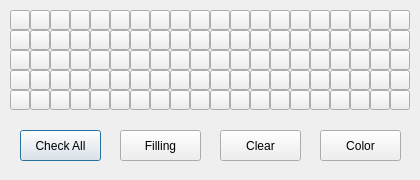
<?xml version="1.0" encoding="UTF-8"?>
<ui version="4.0">
 <class>Mode0Dlg</class>
 <widget class="QDialog" name="Mode0Dlg">
  <property name="windowModality">
   <enum>Qt::WindowModal</enum>
  </property>
  <property name="geometry">
   <rect>
    <x>0</x>
    <y>0</y>
    <width>420</width>
    <height>180</height>
   </rect>
  </property>
  <property name="minimumSize">
   <size>
    <width>420</width>
    <height>180</height>
   </size>
  </property>
  <property name="maximumSize">
   <size>
    <width>420</width>
    <height>180</height>
   </size>
  </property>
  <property name="focusPolicy">
   <enum>Qt::StrongFocus</enum>
  </property>
  <property name="windowTitle">
   <string>Customize Display</string>
  </property>
  <property name="windowIcon">
   <iconset>
    <normaloff>app.ico</normaloff>app.ico</iconset>
  </property>
  <widget class="QWidget" name="widget" native="true">
   <property name="geometry">
    <rect>
     <x>10</x>
     <y>10</y>
     <width>401</width>
     <height>101</height>
    </rect>
   </property>
   <widget class="QPushButton" name="pushButton_00">
    <property name="geometry">
     <rect>
      <x>0</x>
      <y>80</y>
      <width>20</width>
      <height>20</height>
     </rect>
    </property>
    <property name="focusPolicy">
     <enum>Qt::NoFocus</enum>
    </property>
    <property name="text">
     <string/>
    </property>
    <property name="checkable">
     <bool>false</bool>
    </property>
   </widget>
   <widget class="QPushButton" name="pushButton_01">
    <property name="geometry">
     <rect>
      <x>0</x>
      <y>60</y>
      <width>20</width>
      <height>20</height>
     </rect>
    </property>
    <property name="focusPolicy">
     <enum>Qt::NoFocus</enum>
    </property>
    <property name="text">
     <string/>
    </property>
    <property name="checkable">
     <bool>false</bool>
    </property>
   </widget>
   <widget class="QPushButton" name="pushButton_02">
    <property name="geometry">
     <rect>
      <x>0</x>
      <y>40</y>
      <width>20</width>
      <height>20</height>
     </rect>
    </property>
    <property name="focusPolicy">
     <enum>Qt::NoFocus</enum>
    </property>
    <property name="text">
     <string/>
    </property>
    <property name="checkable">
     <bool>false</bool>
    </property>
   </widget>
   <widget class="QPushButton" name="pushButton_03">
    <property name="geometry">
     <rect>
      <x>0</x>
      <y>20</y>
      <width>20</width>
      <height>20</height>
     </rect>
    </property>
    <property name="focusPolicy">
     <enum>Qt::NoFocus</enum>
    </property>
    <property name="text">
     <string/>
    </property>
    <property name="checkable">
     <bool>false</bool>
    </property>
   </widget>
   <widget class="QPushButton" name="pushButton_04">
    <property name="geometry">
     <rect>
      <x>0</x>
      <y>0</y>
      <width>20</width>
      <height>20</height>
     </rect>
    </property>
    <property name="focusPolicy">
     <enum>Qt::NoFocus</enum>
    </property>
    <property name="text">
     <string/>
    </property>
    <property name="checkable">
     <bool>false</bool>
    </property>
   </widget>
   <widget class="QPushButton" name="pushButton_05">
    <property name="geometry">
     <rect>
      <x>20</x>
      <y>0</y>
      <width>20</width>
      <height>20</height>
     </rect>
    </property>
    <property name="focusPolicy">
     <enum>Qt::NoFocus</enum>
    </property>
    <property name="text">
     <string/>
    </property>
    <property name="checkable">
     <bool>false</bool>
    </property>
   </widget>
   <widget class="QPushButton" name="pushButton_06">
    <property name="geometry">
     <rect>
      <x>20</x>
      <y>20</y>
      <width>20</width>
      <height>20</height>
     </rect>
    </property>
    <property name="focusPolicy">
     <enum>Qt::NoFocus</enum>
    </property>
    <property name="text">
     <string/>
    </property>
    <property name="checkable">
     <bool>false</bool>
    </property>
   </widget>
   <widget class="QPushButton" name="pushButton_07">
    <property name="geometry">
     <rect>
      <x>20</x>
      <y>40</y>
      <width>20</width>
      <height>20</height>
     </rect>
    </property>
    <property name="focusPolicy">
     <enum>Qt::NoFocus</enum>
    </property>
    <property name="text">
     <string/>
    </property>
    <property name="checkable">
     <bool>false</bool>
    </property>
   </widget>
   <widget class="QPushButton" name="pushButton_08">
    <property name="geometry">
     <rect>
      <x>20</x>
      <y>60</y>
      <width>20</width>
      <height>20</height>
     </rect>
    </property>
    <property name="focusPolicy">
     <enum>Qt::NoFocus</enum>
    </property>
    <property name="text">
     <string/>
    </property>
    <property name="checkable">
     <bool>false</bool>
    </property>
   </widget>
   <widget class="QPushButton" name="pushButton_09">
    <property name="geometry">
     <rect>
      <x>20</x>
      <y>80</y>
      <width>20</width>
      <height>20</height>
     </rect>
    </property>
    <property name="focusPolicy">
     <enum>Qt::NoFocus</enum>
    </property>
    <property name="text">
     <string/>
    </property>
    <property name="checkable">
     <bool>false</bool>
    </property>
   </widget>
   <widget class="QPushButton" name="pushButton_10">
    <property name="geometry">
     <rect>
      <x>40</x>
      <y>80</y>
      <width>20</width>
      <height>20</height>
     </rect>
    </property>
    <property name="focusPolicy">
     <enum>Qt::NoFocus</enum>
    </property>
    <property name="text">
     <string/>
    </property>
    <property name="checkable">
     <bool>false</bool>
    </property>
   </widget>
   <widget class="QPushButton" name="pushButton_11">
    <property name="geometry">
     <rect>
      <x>40</x>
      <y>60</y>
      <width>20</width>
      <height>20</height>
     </rect>
    </property>
    <property name="focusPolicy">
     <enum>Qt::NoFocus</enum>
    </property>
    <property name="text">
     <string/>
    </property>
    <property name="checkable">
     <bool>false</bool>
    </property>
   </widget>
   <widget class="QPushButton" name="pushButton_12">
    <property name="geometry">
     <rect>
      <x>40</x>
      <y>40</y>
      <width>20</width>
      <height>20</height>
     </rect>
    </property>
    <property name="focusPolicy">
     <enum>Qt::NoFocus</enum>
    </property>
    <property name="text">
     <string/>
    </property>
    <property name="checkable">
     <bool>false</bool>
    </property>
   </widget>
   <widget class="QPushButton" name="pushButton_13">
    <property name="geometry">
     <rect>
      <x>40</x>
      <y>20</y>
      <width>20</width>
      <height>20</height>
     </rect>
    </property>
    <property name="focusPolicy">
     <enum>Qt::NoFocus</enum>
    </property>
    <property name="text">
     <string/>
    </property>
    <property name="checkable">
     <bool>false</bool>
    </property>
   </widget>
   <widget class="QPushButton" name="pushButton_14">
    <property name="geometry">
     <rect>
      <x>40</x>
      <y>0</y>
      <width>20</width>
      <height>20</height>
     </rect>
    </property>
    <property name="focusPolicy">
     <enum>Qt::NoFocus</enum>
    </property>
    <property name="text">
     <string/>
    </property>
    <property name="checkable">
     <bool>false</bool>
    </property>
   </widget>
   <widget class="QPushButton" name="pushButton_15">
    <property name="geometry">
     <rect>
      <x>60</x>
      <y>0</y>
      <width>20</width>
      <height>20</height>
     </rect>
    </property>
    <property name="focusPolicy">
     <enum>Qt::NoFocus</enum>
    </property>
    <property name="text">
     <string/>
    </property>
    <property name="checkable">
     <bool>false</bool>
    </property>
   </widget>
   <widget class="QPushButton" name="pushButton_16">
    <property name="geometry">
     <rect>
      <x>60</x>
      <y>20</y>
      <width>20</width>
      <height>20</height>
     </rect>
    </property>
    <property name="focusPolicy">
     <enum>Qt::NoFocus</enum>
    </property>
    <property name="text">
     <string/>
    </property>
    <property name="checkable">
     <bool>false</bool>
    </property>
   </widget>
   <widget class="QPushButton" name="pushButton_17">
    <property name="geometry">
     <rect>
      <x>60</x>
      <y>40</y>
      <width>20</width>
      <height>20</height>
     </rect>
    </property>
    <property name="focusPolicy">
     <enum>Qt::NoFocus</enum>
    </property>
    <property name="text">
     <string/>
    </property>
    <property name="checkable">
     <bool>false</bool>
    </property>
   </widget>
   <widget class="QPushButton" name="pushButton_18">
    <property name="geometry">
     <rect>
      <x>60</x>
      <y>60</y>
      <width>20</width>
      <height>20</height>
     </rect>
    </property>
    <property name="focusPolicy">
     <enum>Qt::NoFocus</enum>
    </property>
    <property name="text">
     <string/>
    </property>
    <property name="checkable">
     <bool>false</bool>
    </property>
   </widget>
   <widget class="QPushButton" name="pushButton_19">
    <property name="geometry">
     <rect>
      <x>60</x>
      <y>80</y>
      <width>20</width>
      <height>20</height>
     </rect>
    </property>
    <property name="focusPolicy">
     <enum>Qt::NoFocus</enum>
    </property>
    <property name="text">
     <string/>
    </property>
    <property name="checkable">
     <bool>false</bool>
    </property>
   </widget>
   <widget class="QPushButton" name="pushButton_20">
    <property name="geometry">
     <rect>
      <x>80</x>
      <y>80</y>
      <width>20</width>
      <height>20</height>
     </rect>
    </property>
    <property name="focusPolicy">
     <enum>Qt::NoFocus</enum>
    </property>
    <property name="text">
     <string/>
    </property>
    <property name="checkable">
     <bool>false</bool>
    </property>
   </widget>
   <widget class="QPushButton" name="pushButton_21">
    <property name="geometry">
     <rect>
      <x>80</x>
      <y>60</y>
      <width>20</width>
      <height>20</height>
     </rect>
    </property>
    <property name="focusPolicy">
     <enum>Qt::NoFocus</enum>
    </property>
    <property name="text">
     <string/>
    </property>
    <property name="checkable">
     <bool>false</bool>
    </property>
   </widget>
   <widget class="QPushButton" name="pushButton_22">
    <property name="geometry">
     <rect>
      <x>80</x>
      <y>40</y>
      <width>20</width>
      <height>20</height>
     </rect>
    </property>
    <property name="focusPolicy">
     <enum>Qt::NoFocus</enum>
    </property>
    <property name="text">
     <string/>
    </property>
    <property name="checkable">
     <bool>false</bool>
    </property>
   </widget>
   <widget class="QPushButton" name="pushButton_23">
    <property name="geometry">
     <rect>
      <x>80</x>
      <y>20</y>
      <width>20</width>
      <height>20</height>
     </rect>
    </property>
    <property name="focusPolicy">
     <enum>Qt::NoFocus</enum>
    </property>
    <property name="text">
     <string/>
    </property>
    <property name="checkable">
     <bool>false</bool>
    </property>
   </widget>
   <widget class="QPushButton" name="pushButton_24">
    <property name="geometry">
     <rect>
      <x>80</x>
      <y>0</y>
      <width>20</width>
      <height>20</height>
     </rect>
    </property>
    <property name="focusPolicy">
     <enum>Qt::NoFocus</enum>
    </property>
    <property name="text">
     <string/>
    </property>
    <property name="checkable">
     <bool>false</bool>
    </property>
   </widget>
   <widget class="QPushButton" name="pushButton_25">
    <property name="geometry">
     <rect>
      <x>100</x>
      <y>0</y>
      <width>20</width>
      <height>20</height>
     </rect>
    </property>
    <property name="focusPolicy">
     <enum>Qt::NoFocus</enum>
    </property>
    <property name="text">
     <string/>
    </property>
    <property name="checkable">
     <bool>false</bool>
    </property>
   </widget>
   <widget class="QPushButton" name="pushButton_26">
    <property name="geometry">
     <rect>
      <x>100</x>
      <y>20</y>
      <width>20</width>
      <height>20</height>
     </rect>
    </property>
    <property name="focusPolicy">
     <enum>Qt::NoFocus</enum>
    </property>
    <property name="text">
     <string/>
    </property>
    <property name="checkable">
     <bool>false</bool>
    </property>
   </widget>
   <widget class="QPushButton" name="pushButton_27">
    <property name="geometry">
     <rect>
      <x>100</x>
      <y>40</y>
      <width>20</width>
      <height>20</height>
     </rect>
    </property>
    <property name="focusPolicy">
     <enum>Qt::NoFocus</enum>
    </property>
    <property name="text">
     <string/>
    </property>
    <property name="checkable">
     <bool>false</bool>
    </property>
   </widget>
   <widget class="QPushButton" name="pushButton_28">
    <property name="geometry">
     <rect>
      <x>100</x>
      <y>60</y>
      <width>20</width>
      <height>20</height>
     </rect>
    </property>
    <property name="focusPolicy">
     <enum>Qt::NoFocus</enum>
    </property>
    <property name="text">
     <string/>
    </property>
    <property name="checkable">
     <bool>false</bool>
    </property>
   </widget>
   <widget class="QPushButton" name="pushButton_29">
    <property name="geometry">
     <rect>
      <x>100</x>
      <y>80</y>
      <width>20</width>
      <height>20</height>
     </rect>
    </property>
    <property name="focusPolicy">
     <enum>Qt::NoFocus</enum>
    </property>
    <property name="text">
     <string/>
    </property>
    <property name="checkable">
     <bool>false</bool>
    </property>
   </widget>
   <widget class="QPushButton" name="pushButton_30">
    <property name="geometry">
     <rect>
      <x>120</x>
      <y>80</y>
      <width>20</width>
      <height>20</height>
     </rect>
    </property>
    <property name="focusPolicy">
     <enum>Qt::NoFocus</enum>
    </property>
    <property name="text">
     <string/>
    </property>
    <property name="checkable">
     <bool>false</bool>
    </property>
   </widget>
   <widget class="QPushButton" name="pushButton_31">
    <property name="geometry">
     <rect>
      <x>120</x>
      <y>60</y>
      <width>20</width>
      <height>20</height>
     </rect>
    </property>
    <property name="focusPolicy">
     <enum>Qt::NoFocus</enum>
    </property>
    <property name="text">
     <string/>
    </property>
    <property name="checkable">
     <bool>false</bool>
    </property>
   </widget>
   <widget class="QPushButton" name="pushButton_32">
    <property name="geometry">
     <rect>
      <x>120</x>
      <y>40</y>
      <width>20</width>
      <height>20</height>
     </rect>
    </property>
    <property name="focusPolicy">
     <enum>Qt::NoFocus</enum>
    </property>
    <property name="text">
     <string/>
    </property>
    <property name="checkable">
     <bool>false</bool>
    </property>
   </widget>
   <widget class="QPushButton" name="pushButton_33">
    <property name="geometry">
     <rect>
      <x>120</x>
      <y>20</y>
      <width>20</width>
      <height>20</height>
     </rect>
    </property>
    <property name="focusPolicy">
     <enum>Qt::NoFocus</enum>
    </property>
    <property name="text">
     <string/>
    </property>
    <property name="checkable">
     <bool>false</bool>
    </property>
   </widget>
   <widget class="QPushButton" name="pushButton_34">
    <property name="geometry">
     <rect>
      <x>120</x>
      <y>0</y>
      <width>20</width>
      <height>20</height>
     </rect>
    </property>
    <property name="focusPolicy">
     <enum>Qt::NoFocus</enum>
    </property>
    <property name="text">
     <string/>
    </property>
    <property name="checkable">
     <bool>false</bool>
    </property>
   </widget>
   <widget class="QPushButton" name="pushButton_35">
    <property name="geometry">
     <rect>
      <x>140</x>
      <y>0</y>
      <width>20</width>
      <height>20</height>
     </rect>
    </property>
    <property name="focusPolicy">
     <enum>Qt::NoFocus</enum>
    </property>
    <property name="text">
     <string/>
    </property>
    <property name="checkable">
     <bool>false</bool>
    </property>
   </widget>
   <widget class="QPushButton" name="pushButton_36">
    <property name="geometry">
     <rect>
      <x>140</x>
      <y>20</y>
      <width>20</width>
      <height>20</height>
     </rect>
    </property>
    <property name="focusPolicy">
     <enum>Qt::NoFocus</enum>
    </property>
    <property name="text">
     <string/>
    </property>
    <property name="checkable">
     <bool>false</bool>
    </property>
   </widget>
   <widget class="QPushButton" name="pushButton_37">
    <property name="geometry">
     <rect>
      <x>140</x>
      <y>40</y>
      <width>20</width>
      <height>20</height>
     </rect>
    </property>
    <property name="focusPolicy">
     <enum>Qt::NoFocus</enum>
    </property>
    <property name="text">
     <string/>
    </property>
    <property name="checkable">
     <bool>false</bool>
    </property>
   </widget>
   <widget class="QPushButton" name="pushButton_38">
    <property name="geometry">
     <rect>
      <x>140</x>
      <y>60</y>
      <width>20</width>
      <height>20</height>
     </rect>
    </property>
    <property name="focusPolicy">
     <enum>Qt::NoFocus</enum>
    </property>
    <property name="text">
     <string/>
    </property>
    <property name="checkable">
     <bool>false</bool>
    </property>
   </widget>
   <widget class="QPushButton" name="pushButton_39">
    <property name="geometry">
     <rect>
      <x>140</x>
      <y>80</y>
      <width>20</width>
      <height>20</height>
     </rect>
    </property>
    <property name="focusPolicy">
     <enum>Qt::NoFocus</enum>
    </property>
    <property name="text">
     <string/>
    </property>
    <property name="checkable">
     <bool>false</bool>
    </property>
   </widget>
   <widget class="QPushButton" name="pushButton_40">
    <property name="geometry">
     <rect>
      <x>160</x>
      <y>80</y>
      <width>20</width>
      <height>20</height>
     </rect>
    </property>
    <property name="focusPolicy">
     <enum>Qt::NoFocus</enum>
    </property>
    <property name="text">
     <string/>
    </property>
    <property name="checkable">
     <bool>false</bool>
    </property>
   </widget>
   <widget class="QPushButton" name="pushButton_41">
    <property name="geometry">
     <rect>
      <x>160</x>
      <y>60</y>
      <width>20</width>
      <height>20</height>
     </rect>
    </property>
    <property name="focusPolicy">
     <enum>Qt::NoFocus</enum>
    </property>
    <property name="text">
     <string/>
    </property>
    <property name="checkable">
     <bool>false</bool>
    </property>
   </widget>
   <widget class="QPushButton" name="pushButton_42">
    <property name="geometry">
     <rect>
      <x>160</x>
      <y>40</y>
      <width>20</width>
      <height>20</height>
     </rect>
    </property>
    <property name="focusPolicy">
     <enum>Qt::NoFocus</enum>
    </property>
    <property name="text">
     <string/>
    </property>
    <property name="checkable">
     <bool>false</bool>
    </property>
   </widget>
   <widget class="QPushButton" name="pushButton_43">
    <property name="geometry">
     <rect>
      <x>160</x>
      <y>20</y>
      <width>20</width>
      <height>20</height>
     </rect>
    </property>
    <property name="focusPolicy">
     <enum>Qt::NoFocus</enum>
    </property>
    <property name="text">
     <string/>
    </property>
    <property name="checkable">
     <bool>false</bool>
    </property>
   </widget>
   <widget class="QPushButton" name="pushButton_44">
    <property name="geometry">
     <rect>
      <x>160</x>
      <y>0</y>
      <width>20</width>
      <height>20</height>
     </rect>
    </property>
    <property name="focusPolicy">
     <enum>Qt::NoFocus</enum>
    </property>
    <property name="text">
     <string/>
    </property>
    <property name="checkable">
     <bool>false</bool>
    </property>
   </widget>
   <widget class="QPushButton" name="pushButton_45">
    <property name="geometry">
     <rect>
      <x>180</x>
      <y>0</y>
      <width>20</width>
      <height>20</height>
     </rect>
    </property>
    <property name="focusPolicy">
     <enum>Qt::NoFocus</enum>
    </property>
    <property name="text">
     <string/>
    </property>
    <property name="checkable">
     <bool>false</bool>
    </property>
   </widget>
   <widget class="QPushButton" name="pushButton_46">
    <property name="geometry">
     <rect>
      <x>180</x>
      <y>20</y>
      <width>20</width>
      <height>20</height>
     </rect>
    </property>
    <property name="focusPolicy">
     <enum>Qt::NoFocus</enum>
    </property>
    <property name="text">
     <string/>
    </property>
    <property name="checkable">
     <bool>false</bool>
    </property>
   </widget>
   <widget class="QPushButton" name="pushButton_47">
    <property name="geometry">
     <rect>
      <x>180</x>
      <y>40</y>
      <width>20</width>
      <height>20</height>
     </rect>
    </property>
    <property name="focusPolicy">
     <enum>Qt::NoFocus</enum>
    </property>
    <property name="text">
     <string/>
    </property>
    <property name="checkable">
     <bool>false</bool>
    </property>
   </widget>
   <widget class="QPushButton" name="pushButton_48">
    <property name="geometry">
     <rect>
      <x>180</x>
      <y>60</y>
      <width>20</width>
      <height>20</height>
     </rect>
    </property>
    <property name="focusPolicy">
     <enum>Qt::NoFocus</enum>
    </property>
    <property name="text">
     <string/>
    </property>
    <property name="checkable">
     <bool>false</bool>
    </property>
   </widget>
   <widget class="QPushButton" name="pushButton_49">
    <property name="geometry">
     <rect>
      <x>180</x>
      <y>80</y>
      <width>20</width>
      <height>20</height>
     </rect>
    </property>
    <property name="focusPolicy">
     <enum>Qt::NoFocus</enum>
    </property>
    <property name="text">
     <string/>
    </property>
    <property name="checkable">
     <bool>false</bool>
    </property>
   </widget>
   <widget class="QPushButton" name="pushButton_50">
    <property name="geometry">
     <rect>
      <x>200</x>
      <y>80</y>
      <width>20</width>
      <height>20</height>
     </rect>
    </property>
    <property name="focusPolicy">
     <enum>Qt::NoFocus</enum>
    </property>
    <property name="text">
     <string/>
    </property>
    <property name="checkable">
     <bool>false</bool>
    </property>
   </widget>
   <widget class="QPushButton" name="pushButton_51">
    <property name="geometry">
     <rect>
      <x>200</x>
      <y>60</y>
      <width>20</width>
      <height>20</height>
     </rect>
    </property>
    <property name="focusPolicy">
     <enum>Qt::NoFocus</enum>
    </property>
    <property name="text">
     <string/>
    </property>
    <property name="checkable">
     <bool>false</bool>
    </property>
   </widget>
   <widget class="QPushButton" name="pushButton_52">
    <property name="geometry">
     <rect>
      <x>200</x>
      <y>40</y>
      <width>20</width>
      <height>20</height>
     </rect>
    </property>
    <property name="focusPolicy">
     <enum>Qt::NoFocus</enum>
    </property>
    <property name="text">
     <string/>
    </property>
    <property name="checkable">
     <bool>false</bool>
    </property>
   </widget>
   <widget class="QPushButton" name="pushButton_53">
    <property name="geometry">
     <rect>
      <x>200</x>
      <y>20</y>
      <width>20</width>
      <height>20</height>
     </rect>
    </property>
    <property name="focusPolicy">
     <enum>Qt::NoFocus</enum>
    </property>
    <property name="text">
     <string/>
    </property>
    <property name="checkable">
     <bool>false</bool>
    </property>
   </widget>
   <widget class="QPushButton" name="pushButton_54">
    <property name="geometry">
     <rect>
      <x>200</x>
      <y>0</y>
      <width>20</width>
      <height>20</height>
     </rect>
    </property>
    <property name="focusPolicy">
     <enum>Qt::NoFocus</enum>
    </property>
    <property name="text">
     <string/>
    </property>
    <property name="checkable">
     <bool>false</bool>
    </property>
   </widget>
   <widget class="QPushButton" name="pushButton_55">
    <property name="geometry">
     <rect>
      <x>220</x>
      <y>0</y>
      <width>20</width>
      <height>20</height>
     </rect>
    </property>
    <property name="focusPolicy">
     <enum>Qt::NoFocus</enum>
    </property>
    <property name="text">
     <string/>
    </property>
    <property name="checkable">
     <bool>false</bool>
    </property>
   </widget>
   <widget class="QPushButton" name="pushButton_56">
    <property name="geometry">
     <rect>
      <x>220</x>
      <y>20</y>
      <width>20</width>
      <height>20</height>
     </rect>
    </property>
    <property name="focusPolicy">
     <enum>Qt::NoFocus</enum>
    </property>
    <property name="text">
     <string/>
    </property>
    <property name="checkable">
     <bool>false</bool>
    </property>
   </widget>
   <widget class="QPushButton" name="pushButton_57">
    <property name="geometry">
     <rect>
      <x>220</x>
      <y>40</y>
      <width>20</width>
      <height>20</height>
     </rect>
    </property>
    <property name="focusPolicy">
     <enum>Qt::NoFocus</enum>
    </property>
    <property name="text">
     <string/>
    </property>
    <property name="checkable">
     <bool>false</bool>
    </property>
   </widget>
   <widget class="QPushButton" name="pushButton_58">
    <property name="geometry">
     <rect>
      <x>220</x>
      <y>60</y>
      <width>20</width>
      <height>20</height>
     </rect>
    </property>
    <property name="focusPolicy">
     <enum>Qt::NoFocus</enum>
    </property>
    <property name="text">
     <string/>
    </property>
    <property name="checkable">
     <bool>false</bool>
    </property>
   </widget>
   <widget class="QPushButton" name="pushButton_59">
    <property name="geometry">
     <rect>
      <x>220</x>
      <y>80</y>
      <width>20</width>
      <height>20</height>
     </rect>
    </property>
    <property name="focusPolicy">
     <enum>Qt::NoFocus</enum>
    </property>
    <property name="text">
     <string/>
    </property>
    <property name="checkable">
     <bool>false</bool>
    </property>
   </widget>
   <widget class="QPushButton" name="pushButton_60">
    <property name="geometry">
     <rect>
      <x>240</x>
      <y>80</y>
      <width>20</width>
      <height>20</height>
     </rect>
    </property>
    <property name="focusPolicy">
     <enum>Qt::NoFocus</enum>
    </property>
    <property name="text">
     <string/>
    </property>
    <property name="checkable">
     <bool>false</bool>
    </property>
   </widget>
   <widget class="QPushButton" name="pushButton_61">
    <property name="geometry">
     <rect>
      <x>240</x>
      <y>60</y>
      <width>20</width>
      <height>20</height>
     </rect>
    </property>
    <property name="focusPolicy">
     <enum>Qt::NoFocus</enum>
    </property>
    <property name="text">
     <string/>
    </property>
    <property name="checkable">
     <bool>false</bool>
    </property>
   </widget>
   <widget class="QPushButton" name="pushButton_62">
    <property name="geometry">
     <rect>
      <x>240</x>
      <y>40</y>
      <width>20</width>
      <height>20</height>
     </rect>
    </property>
    <property name="focusPolicy">
     <enum>Qt::NoFocus</enum>
    </property>
    <property name="text">
     <string/>
    </property>
    <property name="checkable">
     <bool>false</bool>
    </property>
   </widget>
   <widget class="QPushButton" name="pushButton_63">
    <property name="geometry">
     <rect>
      <x>240</x>
      <y>20</y>
      <width>20</width>
      <height>20</height>
     </rect>
    </property>
    <property name="focusPolicy">
     <enum>Qt::NoFocus</enum>
    </property>
    <property name="text">
     <string/>
    </property>
    <property name="checkable">
     <bool>false</bool>
    </property>
   </widget>
   <widget class="QPushButton" name="pushButton_64">
    <property name="geometry">
     <rect>
      <x>240</x>
      <y>0</y>
      <width>20</width>
      <height>20</height>
     </rect>
    </property>
    <property name="focusPolicy">
     <enum>Qt::NoFocus</enum>
    </property>
    <property name="text">
     <string/>
    </property>
    <property name="checkable">
     <bool>false</bool>
    </property>
   </widget>
   <widget class="QPushButton" name="pushButton_65">
    <property name="geometry">
     <rect>
      <x>260</x>
      <y>0</y>
      <width>20</width>
      <height>20</height>
     </rect>
    </property>
    <property name="focusPolicy">
     <enum>Qt::NoFocus</enum>
    </property>
    <property name="text">
     <string/>
    </property>
    <property name="checkable">
     <bool>false</bool>
    </property>
   </widget>
   <widget class="QPushButton" name="pushButton_66">
    <property name="geometry">
     <rect>
      <x>260</x>
      <y>20</y>
      <width>20</width>
      <height>20</height>
     </rect>
    </property>
    <property name="focusPolicy">
     <enum>Qt::NoFocus</enum>
    </property>
    <property name="text">
     <string/>
    </property>
    <property name="checkable">
     <bool>false</bool>
    </property>
   </widget>
   <widget class="QPushButton" name="pushButton_67">
    <property name="geometry">
     <rect>
      <x>260</x>
      <y>40</y>
      <width>20</width>
      <height>20</height>
     </rect>
    </property>
    <property name="focusPolicy">
     <enum>Qt::NoFocus</enum>
    </property>
    <property name="text">
     <string/>
    </property>
    <property name="checkable">
     <bool>false</bool>
    </property>
   </widget>
   <widget class="QPushButton" name="pushButton_68">
    <property name="geometry">
     <rect>
      <x>260</x>
      <y>60</y>
      <width>20</width>
      <height>20</height>
     </rect>
    </property>
    <property name="focusPolicy">
     <enum>Qt::NoFocus</enum>
    </property>
    <property name="text">
     <string/>
    </property>
    <property name="checkable">
     <bool>false</bool>
    </property>
   </widget>
   <widget class="QPushButton" name="pushButton_69">
    <property name="geometry">
     <rect>
      <x>260</x>
      <y>80</y>
      <width>20</width>
      <height>20</height>
     </rect>
    </property>
    <property name="focusPolicy">
     <enum>Qt::NoFocus</enum>
    </property>
    <property name="text">
     <string/>
    </property>
    <property name="checkable">
     <bool>false</bool>
    </property>
   </widget>
   <widget class="QPushButton" name="pushButton_70">
    <property name="geometry">
     <rect>
      <x>280</x>
      <y>80</y>
      <width>20</width>
      <height>20</height>
     </rect>
    </property>
    <property name="focusPolicy">
     <enum>Qt::NoFocus</enum>
    </property>
    <property name="text">
     <string/>
    </property>
    <property name="checkable">
     <bool>false</bool>
    </property>
   </widget>
   <widget class="QPushButton" name="pushButton_71">
    <property name="geometry">
     <rect>
      <x>280</x>
      <y>60</y>
      <width>20</width>
      <height>20</height>
     </rect>
    </property>
    <property name="focusPolicy">
     <enum>Qt::NoFocus</enum>
    </property>
    <property name="text">
     <string/>
    </property>
    <property name="checkable">
     <bool>false</bool>
    </property>
   </widget>
   <widget class="QPushButton" name="pushButton_72">
    <property name="geometry">
     <rect>
      <x>280</x>
      <y>40</y>
      <width>20</width>
      <height>20</height>
     </rect>
    </property>
    <property name="focusPolicy">
     <enum>Qt::NoFocus</enum>
    </property>
    <property name="text">
     <string/>
    </property>
    <property name="checkable">
     <bool>false</bool>
    </property>
   </widget>
   <widget class="QPushButton" name="pushButton_73">
    <property name="geometry">
     <rect>
      <x>280</x>
      <y>20</y>
      <width>20</width>
      <height>20</height>
     </rect>
    </property>
    <property name="focusPolicy">
     <enum>Qt::NoFocus</enum>
    </property>
    <property name="text">
     <string/>
    </property>
    <property name="checkable">
     <bool>false</bool>
    </property>
   </widget>
   <widget class="QPushButton" name="pushButton_74">
    <property name="geometry">
     <rect>
      <x>280</x>
      <y>0</y>
      <width>20</width>
      <height>20</height>
     </rect>
    </property>
    <property name="focusPolicy">
     <enum>Qt::NoFocus</enum>
    </property>
    <property name="text">
     <string/>
    </property>
    <property name="checkable">
     <bool>false</bool>
    </property>
   </widget>
   <widget class="QPushButton" name="pushButton_75">
    <property name="geometry">
     <rect>
      <x>300</x>
      <y>0</y>
      <width>20</width>
      <height>20</height>
     </rect>
    </property>
    <property name="focusPolicy">
     <enum>Qt::NoFocus</enum>
    </property>
    <property name="text">
     <string/>
    </property>
    <property name="checkable">
     <bool>false</bool>
    </property>
   </widget>
   <widget class="QPushButton" name="pushButton_76">
    <property name="geometry">
     <rect>
      <x>300</x>
      <y>20</y>
      <width>20</width>
      <height>20</height>
     </rect>
    </property>
    <property name="focusPolicy">
     <enum>Qt::NoFocus</enum>
    </property>
    <property name="text">
     <string/>
    </property>
    <property name="checkable">
     <bool>false</bool>
    </property>
   </widget>
   <widget class="QPushButton" name="pushButton_77">
    <property name="geometry">
     <rect>
      <x>300</x>
      <y>40</y>
      <width>20</width>
      <height>20</height>
     </rect>
    </property>
    <property name="focusPolicy">
     <enum>Qt::NoFocus</enum>
    </property>
    <property name="text">
     <string/>
    </property>
    <property name="checkable">
     <bool>false</bool>
    </property>
   </widget>
   <widget class="QPushButton" name="pushButton_78">
    <property name="geometry">
     <rect>
      <x>300</x>
      <y>60</y>
      <width>20</width>
      <height>20</height>
     </rect>
    </property>
    <property name="focusPolicy">
     <enum>Qt::NoFocus</enum>
    </property>
    <property name="text">
     <string/>
    </property>
    <property name="checkable">
     <bool>false</bool>
    </property>
   </widget>
   <widget class="QPushButton" name="pushButton_79">
    <property name="geometry">
     <rect>
      <x>300</x>
      <y>80</y>
      <width>20</width>
      <height>20</height>
     </rect>
    </property>
    <property name="focusPolicy">
     <enum>Qt::NoFocus</enum>
    </property>
    <property name="text">
     <string/>
    </property>
    <property name="checkable">
     <bool>false</bool>
    </property>
   </widget>
   <widget class="QPushButton" name="pushButton_80">
    <property name="geometry">
     <rect>
      <x>320</x>
      <y>80</y>
      <width>20</width>
      <height>20</height>
     </rect>
    </property>
    <property name="focusPolicy">
     <enum>Qt::NoFocus</enum>
    </property>
    <property name="text">
     <string/>
    </property>
    <property name="checkable">
     <bool>false</bool>
    </property>
   </widget>
   <widget class="QPushButton" name="pushButton_81">
    <property name="geometry">
     <rect>
      <x>320</x>
      <y>60</y>
      <width>20</width>
      <height>20</height>
     </rect>
    </property>
    <property name="focusPolicy">
     <enum>Qt::NoFocus</enum>
    </property>
    <property name="text">
     <string/>
    </property>
    <property name="checkable">
     <bool>false</bool>
    </property>
   </widget>
   <widget class="QPushButton" name="pushButton_82">
    <property name="geometry">
     <rect>
      <x>320</x>
      <y>40</y>
      <width>20</width>
      <height>20</height>
     </rect>
    </property>
    <property name="focusPolicy">
     <enum>Qt::NoFocus</enum>
    </property>
    <property name="text">
     <string/>
    </property>
    <property name="checkable">
     <bool>false</bool>
    </property>
   </widget>
   <widget class="QPushButton" name="pushButton_83">
    <property name="geometry">
     <rect>
      <x>320</x>
      <y>20</y>
      <width>20</width>
      <height>20</height>
     </rect>
    </property>
    <property name="focusPolicy">
     <enum>Qt::NoFocus</enum>
    </property>
    <property name="text">
     <string/>
    </property>
    <property name="checkable">
     <bool>false</bool>
    </property>
   </widget>
   <widget class="QPushButton" name="pushButton_84">
    <property name="geometry">
     <rect>
      <x>320</x>
      <y>0</y>
      <width>20</width>
      <height>20</height>
     </rect>
    </property>
    <property name="focusPolicy">
     <enum>Qt::NoFocus</enum>
    </property>
    <property name="text">
     <string/>
    </property>
    <property name="checkable">
     <bool>false</bool>
    </property>
   </widget>
   <widget class="QPushButton" name="pushButton_85">
    <property name="geometry">
     <rect>
      <x>340</x>
      <y>0</y>
      <width>20</width>
      <height>20</height>
     </rect>
    </property>
    <property name="focusPolicy">
     <enum>Qt::NoFocus</enum>
    </property>
    <property name="text">
     <string/>
    </property>
    <property name="checkable">
     <bool>false</bool>
    </property>
   </widget>
   <widget class="QPushButton" name="pushButton_86">
    <property name="geometry">
     <rect>
      <x>340</x>
      <y>20</y>
      <width>20</width>
      <height>20</height>
     </rect>
    </property>
    <property name="focusPolicy">
     <enum>Qt::NoFocus</enum>
    </property>
    <property name="text">
     <string/>
    </property>
    <property name="checkable">
     <bool>false</bool>
    </property>
   </widget>
   <widget class="QPushButton" name="pushButton_87">
    <property name="geometry">
     <rect>
      <x>340</x>
      <y>40</y>
      <width>20</width>
      <height>20</height>
     </rect>
    </property>
    <property name="focusPolicy">
     <enum>Qt::NoFocus</enum>
    </property>
    <property name="text">
     <string/>
    </property>
    <property name="checkable">
     <bool>false</bool>
    </property>
   </widget>
   <widget class="QPushButton" name="pushButton_88">
    <property name="geometry">
     <rect>
      <x>340</x>
      <y>60</y>
      <width>20</width>
      <height>20</height>
     </rect>
    </property>
    <property name="focusPolicy">
     <enum>Qt::NoFocus</enum>
    </property>
    <property name="text">
     <string/>
    </property>
    <property name="checkable">
     <bool>false</bool>
    </property>
   </widget>
   <widget class="QPushButton" name="pushButton_89">
    <property name="geometry">
     <rect>
      <x>340</x>
      <y>80</y>
      <width>20</width>
      <height>20</height>
     </rect>
    </property>
    <property name="focusPolicy">
     <enum>Qt::NoFocus</enum>
    </property>
    <property name="text">
     <string/>
    </property>
    <property name="checkable">
     <bool>false</bool>
    </property>
   </widget>
   <widget class="QPushButton" name="pushButton_90">
    <property name="geometry">
     <rect>
      <x>360</x>
      <y>80</y>
      <width>20</width>
      <height>20</height>
     </rect>
    </property>
    <property name="focusPolicy">
     <enum>Qt::NoFocus</enum>
    </property>
    <property name="inputMethodHints">
     <set>Qt::ImhNone</set>
    </property>
    <property name="text">
     <string/>
    </property>
    <property name="checkable">
     <bool>false</bool>
    </property>
   </widget>
   <widget class="QPushButton" name="pushButton_91">
    <property name="geometry">
     <rect>
      <x>360</x>
      <y>60</y>
      <width>20</width>
      <height>20</height>
     </rect>
    </property>
    <property name="focusPolicy">
     <enum>Qt::NoFocus</enum>
    </property>
    <property name="text">
     <string/>
    </property>
    <property name="checkable">
     <bool>false</bool>
    </property>
   </widget>
   <widget class="QPushButton" name="pushButton_92">
    <property name="geometry">
     <rect>
      <x>360</x>
      <y>40</y>
      <width>20</width>
      <height>20</height>
     </rect>
    </property>
    <property name="focusPolicy">
     <enum>Qt::NoFocus</enum>
    </property>
    <property name="text">
     <string/>
    </property>
    <property name="checkable">
     <bool>false</bool>
    </property>
   </widget>
   <widget class="QPushButton" name="pushButton_93">
    <property name="geometry">
     <rect>
      <x>360</x>
      <y>20</y>
      <width>20</width>
      <height>20</height>
     </rect>
    </property>
    <property name="focusPolicy">
     <enum>Qt::NoFocus</enum>
    </property>
    <property name="text">
     <string/>
    </property>
    <property name="checkable">
     <bool>false</bool>
    </property>
   </widget>
   <widget class="QPushButton" name="pushButton_94">
    <property name="geometry">
     <rect>
      <x>360</x>
      <y>0</y>
      <width>20</width>
      <height>20</height>
     </rect>
    </property>
    <property name="focusPolicy">
     <enum>Qt::NoFocus</enum>
    </property>
    <property name="text">
     <string/>
    </property>
    <property name="checkable">
     <bool>false</bool>
    </property>
   </widget>
   <widget class="QPushButton" name="pushButton_95">
    <property name="geometry">
     <rect>
      <x>380</x>
      <y>0</y>
      <width>20</width>
      <height>20</height>
     </rect>
    </property>
    <property name="focusPolicy">
     <enum>Qt::NoFocus</enum>
    </property>
    <property name="text">
     <string/>
    </property>
    <property name="checkable">
     <bool>false</bool>
    </property>
   </widget>
   <widget class="QPushButton" name="pushButton_96">
    <property name="geometry">
     <rect>
      <x>380</x>
      <y>20</y>
      <width>20</width>
      <height>20</height>
     </rect>
    </property>
    <property name="focusPolicy">
     <enum>Qt::NoFocus</enum>
    </property>
    <property name="text">
     <string/>
    </property>
    <property name="checkable">
     <bool>false</bool>
    </property>
   </widget>
   <widget class="QPushButton" name="pushButton_97">
    <property name="geometry">
     <rect>
      <x>380</x>
      <y>40</y>
      <width>20</width>
      <height>20</height>
     </rect>
    </property>
    <property name="focusPolicy">
     <enum>Qt::NoFocus</enum>
    </property>
    <property name="text">
     <string/>
    </property>
    <property name="checkable">
     <bool>false</bool>
    </property>
   </widget>
   <widget class="QPushButton" name="pushButton_98">
    <property name="geometry">
     <rect>
      <x>380</x>
      <y>60</y>
      <width>20</width>
      <height>20</height>
     </rect>
    </property>
    <property name="focusPolicy">
     <enum>Qt::NoFocus</enum>
    </property>
    <property name="text">
     <string/>
    </property>
    <property name="checkable">
     <bool>false</bool>
    </property>
   </widget>
   <widget class="QPushButton" name="pushButton_99">
    <property name="geometry">
     <rect>
      <x>380</x>
      <y>80</y>
      <width>20</width>
      <height>20</height>
     </rect>
    </property>
    <property name="focusPolicy">
     <enum>Qt::NoFocus</enum>
    </property>
    <property name="text">
     <string/>
    </property>
    <property name="checkable">
     <bool>false</bool>
    </property>
   </widget>
  </widget>
  <widget class="QPushButton" name="pushButton_all">
   <property name="geometry">
    <rect>
     <x>20</x>
     <y>130</y>
     <width>81</width>
     <height>31</height>
    </rect>
   </property>
   <property name="inputMethodHints">
    <set>Qt::ImhNone</set>
   </property>
   <property name="text">
    <string>Check All</string>
   </property>
  </widget>
  <widget class="QPushButton" name="pushButton_clear">
   <property name="geometry">
    <rect>
     <x>220</x>
     <y>130</y>
     <width>81</width>
     <height>31</height>
    </rect>
   </property>
   <property name="text">
    <string>Clear</string>
   </property>
  </widget>
  <widget class="QPushButton" name="pushButton_color">
   <property name="geometry">
    <rect>
     <x>320</x>
     <y>130</y>
     <width>81</width>
     <height>31</height>
    </rect>
   </property>
   <property name="text">
    <string>Color</string>
   </property>
  </widget>
  <widget class="QPushButton" name="pushButton_filling">
   <property name="geometry">
    <rect>
     <x>120</x>
     <y>130</y>
     <width>81</width>
     <height>31</height>
    </rect>
   </property>
   <property name="text">
    <string>Filling</string>
   </property>
  </widget>
 </widget>
 <resources/>
 <connections/>
</ui>
